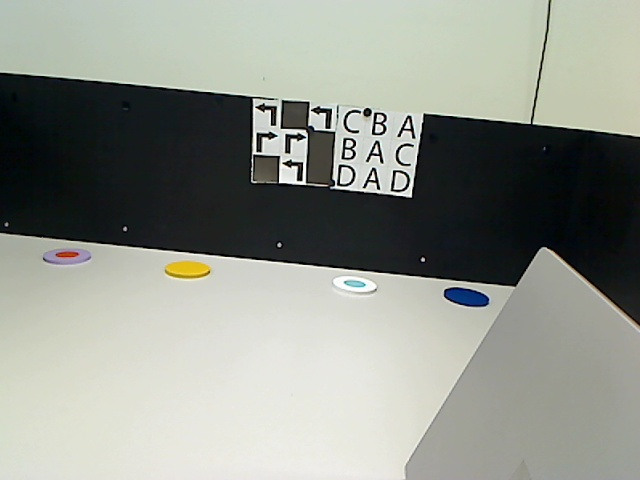
#> input picture BaseStation/backend/src/domain/vision/panels/10004.jpg, 640 x 480 px
$ python -i ImageProcessing.py   (imports and definitions only)   (older library calls are emulated)
#> lines starting #> are read from the running program, lines starting #| are printed output that depends on the picture
#> further down, picture is the input picture: shape (480, 640, 3); mean B, G, R 139.8, 147.9, 144.3
import cv2
import numpy as np


def edge_detection_canny(gray, sigma):
    v = np.median(gray)
    # ---- apply optimal Canny edge detection using the computed median----
    lower_thresh = int(max(0, (1.0 - sigma) * v))
    upper_thresh = int(min(255, (1.0 + sigma) * v))
    # Using the Canny filter
    return cv2.Canny(gray, lower_thresh, upper_thresh)


def saturation_multiplier(image_bgr, multiplier):
    image_hsv = cv2.cvtColor(image_bgr, cv2.COLOR_BGR2HSV)
    (hue, saturation, value) = cv2.split(image_hsv)
    saturation = saturation * multiplier
    saturation = np.clip(saturation, 0, 255)
    image_hsv = cv2.merge([hue, saturation, value])
    return cv2.cvtColor(image_hsv, cv2.COLOR_HSV2BGR)


def image_opening(image, kernel):
    return cv2.morphologyEx(image, cv2.MORPH_OPEN, kernel)


def edge_detection_bgr(image_bgr):
    blue, green, red = cv2.split(image_bgr)
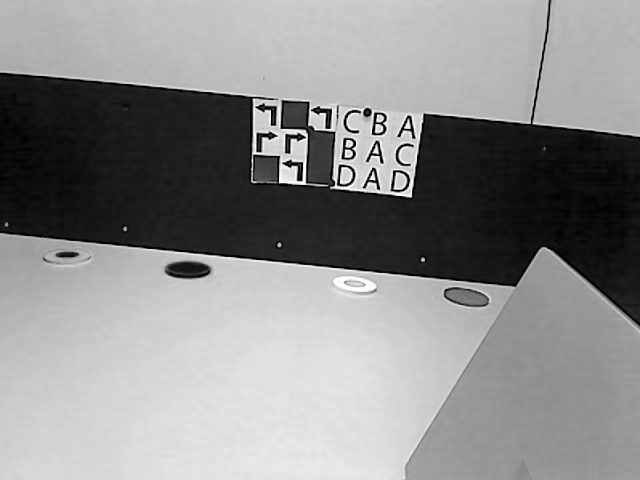
#> blue: shape (480, 640); min 0, max 255, mean 139.8
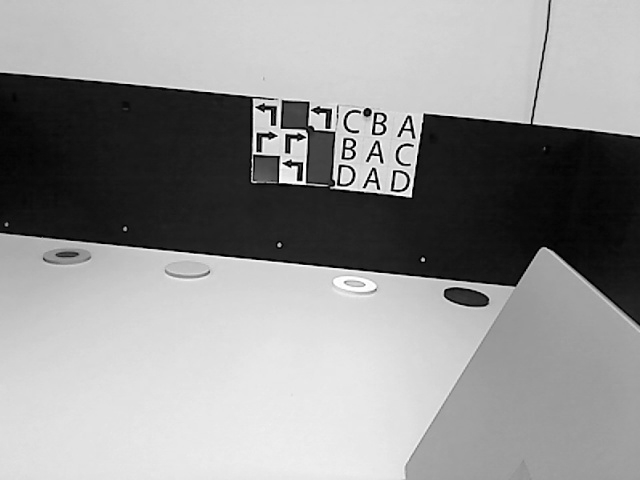
#> green: shape (480, 640); min 0, max 255, mean 147.9

    edge_b = edge_detection_canny(blue, 0.33)
#> in edge_detection_canny, `v = np.median(gray)`: v = 180
#> in edge_detection_canny, `lower_thresh = int(max(0, (1.0 - sigma) * v))`: lower_thresh = 120
#> in edge_detection_canny, `upper_thresh = int(min(255, (1.0 + sigma) * v))`: upper_thresh = 239
#> in edge_detection_canny, `return cv2.Canny(gray, lower_thresh, upper_thresh)`:
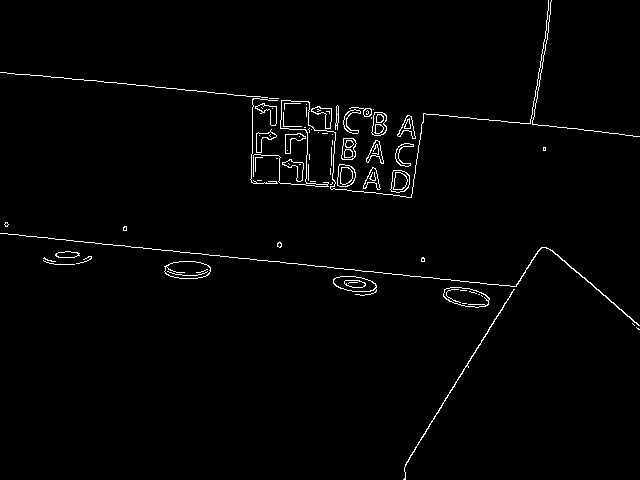
#> returned value: shape (480, 640); 1.6% white in thin lines or dots
    edge_g = edge_detection_canny(green, 0.33)
#> call 2 of edge_detection_canny, with sigma = 0.33
#> in edge_detection_canny (call 2), `v = np.median(gray)`: v = 198
#> in edge_detection_canny (call 2), `lower_thresh = int(max(0, (1.0 - sigma) * v))`: lower_thresh = 132
#> in edge_detection_canny (call 2), `upper_thresh = int(min(255, (1.0 + sigma) * v))`: upper_thresh = 255
#> in edge_detection_canny (call 2), `return cv2.Canny(gray, lower_thresh, upper_thresh)`:
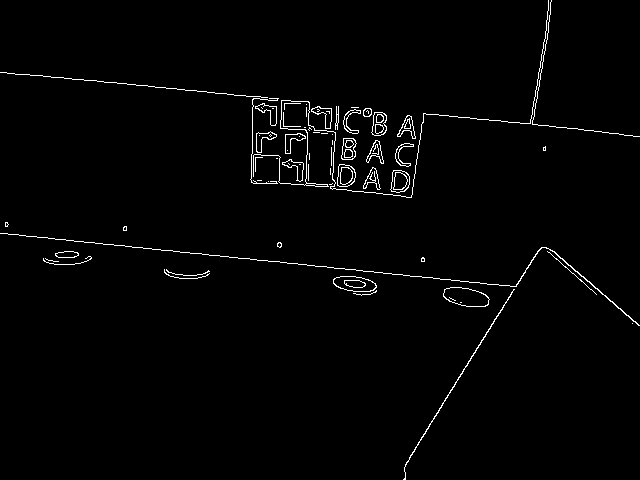
#> returned value: shape (480, 640); 1.6% white in thin lines or dots
    edge_r = edge_detection_canny(red, 0.33)
#> call 3 of edge_detection_canny, with sigma = 0.33
#> in edge_detection_canny (call 3), `v = np.median(gray)`: v = 192
#> in edge_detection_canny (call 3), `lower_thresh = int(max(0, (1.0 - sigma) * v))`: lower_thresh = 128
#> in edge_detection_canny (call 3), `return cv2.Canny(gray, lower_thresh, upper_thresh)`:
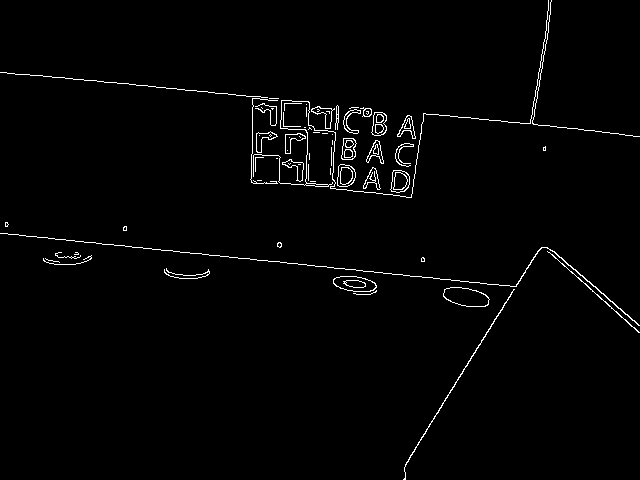
#> returned value: shape (480, 640); 1.6% white in thin lines or dots
    edge = cv2.bitwise_or(edge_b, edge_g)
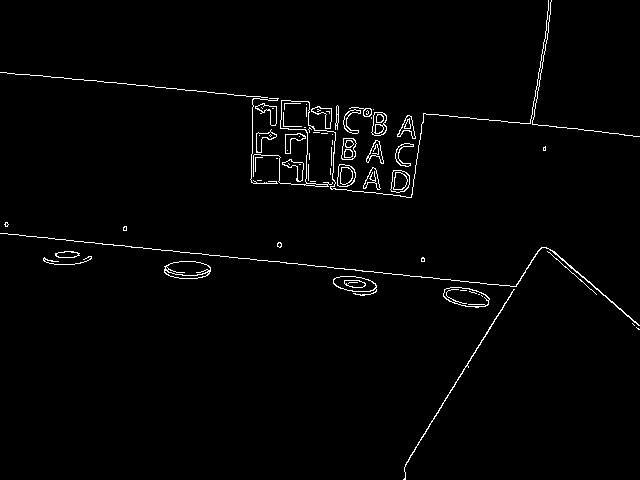
#> edge: shape (480, 640); 1.7% white in thin lines or dots
    return cv2.bitwise_or(edge, edge_r)
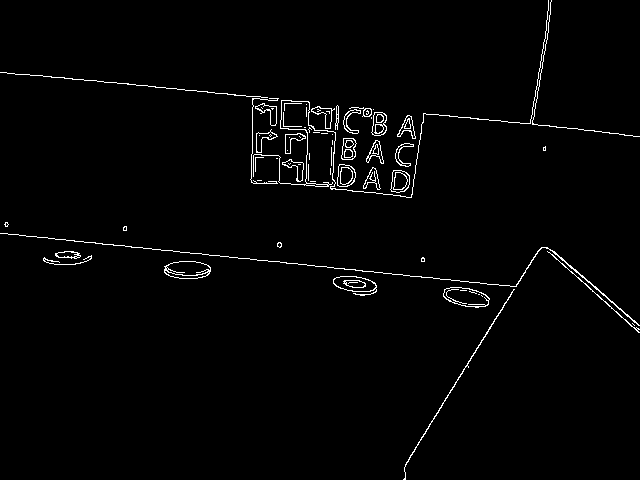
#> returned value: shape (480, 640); 1.8% white in thin lines or dots


def find_table(image):
    ret, thresh = cv2.threshold(image, 127, 255, 0)
    im2, contours, hierarchy = cv2.findContours(thresh, 1, 2)
    for cnt in contours:
        perimeter = cv2.arcLength(cnt, True)
        print(perimeter)


def crop_image_circle(image, x, y, radius):
    rectX = (x - radius)
    rectY = (y - radius)
    return image[rectY:(rectY + 2 * radius), rectX:(rectX + 2 * radius)]


def average_image_color(image):
    height, width, _ = np.shape(image)

    # calculate the average color of each row of our image
    avg_color_per_row = np.average(image, axis=0)

    # calculate the averages of our rows
    avg_colors = np.average(avg_color_per_row, axis=0)

    bgr_color = np.array(avg_colors, dtype=np.uint8)

    hsv_color = cv2.cvtColor(np.uint8([[tuple([int(x) for x in bgr_color])]]), cv2.COLOR_BGR2HSV)[0][0]
    return hsv_color


def unique_count_app(a):
    colors, count = np.unique(a.reshape(-1,a.shape[-1]), axis=0, return_counts=True)
    return colors[count.argmax()]

>>> import cv2
>>> picture = cv2.imread('panels/10004.jpg')
>>> result = edge_detection_bgr(picture)
